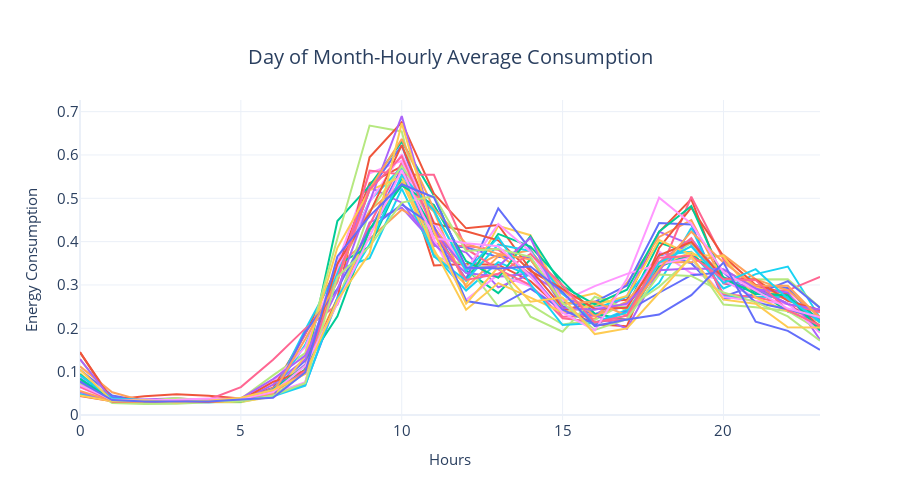

The code cell stored with this chart in its notebook:
### Code cell
fig = px.line(plot_df[["energy_consumption", "hour", "day"]], y="energy_consumption", x="hour",color="day", title="Day of Month-Hourly Average Consumption")
fig = format_plot(fig, ylabel="Energy Consumption", xlabel="Hours", legends=None)
fig.update_layout(showlegend=False) 
# plotting_utils.make_lines_greyscale(fig)
# fig.write_image("imgs/chapter_3/seasonal_plot_hourly.png")
fig.show()

### Figure 1 — Plotly figure (JSON) as saved in the notebook; plotly's stock layout.template omitted (floating-point values rounded to 4 significant figures)
{"data": [{"hovertemplate": "day=1<br>hour=%{x}<br>energy_consumption=%{y}<extra></extra>", "legendgroup": "1", "line": {"color": "#636efa", "dash": "solid"}, "marker": {"symbol": "circle"}, "mode": "lines", "name": "1", "orientation": "v", "showlegend": true, "type": "scatter", "x": [0, 1, 2, 3, 4, 5, 6, 7, 8, 9, 10, 11, 12, 13, 14, 15, 16, 17, 18, 19, 20, 21, 22, 23], "xaxis": "x", "y": [0.1043, 0.04496, 0.03158, 0.03138, 0.03062, 0.03112, 0.04633, 0.0689, 0.2651, 0.4238, 0.5707, 0.3902, 0.3871, 0.3642, 0.3638, 0.2507, 0.2329, 0.2516, 0.3735, 0.3501, 0.273, 0.299, 0.293, 0.213], "yaxis": "y"}, {"hovertemplate": "day=2<br>hour=%{x}<br>energy_consumption=%{y}<extra></extra>", "legendgroup": "2", "line": {"color": "#EF553B", "dash": "solid"}, "marker": {"symbol": "circle"}, "mode": "lines", "name": "2", "orientation": "v", "showlegend": true, "type": "scatter", "x": [0, 1, 2, 3, 4, 5, 6, 7, 8, 9, 10, 11, 12, 13, 14, 15, 16, 17, 18, 19, 20, 21, 22, 23], "xaxis": "x", "y": [0.1443, 0.03523, 0.04313, 0.04785, 0.044, 0.0376, 0.06279, 0.1862, 0.3427, 0.5348, 0.5736, 0.345, 0.3486, 0.3468, 0.3089, 0.2415, 0.2603, 0.2657, 0.4221, 0.4982, 0.3037, 0.2897, 0.2571, 0.2058], "yaxis": "y"}, {"hovertemplate": "day=3<br>hour=%{x}<br>energy_consumption=%{y}<extra></extra>", "legendgroup": "3", "line": {"color": "#00cc96", "dash": "solid"}, "marker": {"symbol": "circle"}, "mode": "lines", "name": "3", "orientation": "v", "showlegend": true, "type": "scatter", "x": [0, 1, 2, 3, 4, 5, 6, 7, 8, 9, 10, 11, 12, 13, 14, 15, 16, 17, 18, 19, 20, 21, 22, 23], "xaxis": "x", "y": [0.08308, 0.03377, 0.03421, 0.03212, 0.03052, 0.03329, 0.05165, 0.1054, 0.4476, 0.5294, 0.6307, 0.5066, 0.333, 0.281, 0.3591, 0.2602, 0.2522, 0.2498, 0.3976, 0.3722, 0.3112, 0.2899, 0.2385, 0.2164], "yaxis": "y"}, {"hovertemplate": "day=4<br>hour=%{x}<br>energy_consumption=%{y}<extra></extra>", "legendgroup": "4", "line": {"color": "#ab63fa", "dash": "solid"}, "marker": {"symbol": "circle"}, "mode": "lines", "name": "4", "orientation": "v", "showlegend": true, "type": "scatter", "x": [0, 1, 2, 3, 4, 5, 6, 7, 8, 9, 10, 11, 12, 13, 14, 15, 16, 17, 18, 19, 20, 21, 22, 23], "xaxis": "x", "y": [0.06917, 0.03238, 0.03262, 0.03113, 0.03148, 0.02979, 0.05723, 0.1164, 0.2592, 0.4443, 0.4783, 0.3967, 0.3754, 0.2944, 0.3247, 0.2794, 0.2309, 0.2744, 0.4229, 0.3924, 0.3044, 0.293, 0.2569, 0.1967], "yaxis": "y"}, {"hovertemplate": "day=5<br>hour=%{x}<br>energy_consumption=%{y}<extra></extra>", "legendgroup": "5", "line": {"color": "#FFA15A", "dash": "solid"}, "marker": {"symbol": "circle"}, "mode": "lines", "name": "5", "orientation": "v", "showlegend": true, "type": "scatter", "x": [0, 1, 2, 3, 4, 5, 6, 7, 8, 9, 10, 11, 12, 13, 14, 15, 16, 17, 18, 19, 20, 21, 22, 23], "xaxis": "x", "y": [0.07965, 0.03327, 0.03194, 0.03533, 0.03242, 0.03354, 0.04856, 0.07398, 0.3443, 0.4063, 0.4736, 0.4334, 0.3334, 0.3698, 0.32, 0.2425, 0.2217, 0.3044, 0.4109, 0.4499, 0.3072, 0.2892, 0.2666, 0.2394], "yaxis": "y"}, {"hovertemplate": "day=6<br>hour=%{x}<br>energy_consumption=%{y}<extra></extra>", "legendgroup": "6", "line": {"color": "#19d3f3", "dash": "solid"}, "marker": {"symbol": "circle"}, "mode": "lines", "name": "6", "orientation": "v", "showlegend": true, "type": "scatter", "x": [0, 1, 2, 3, 4, 5, 6, 7, 8, 9, 10, 11, 12, 13, 14, 15, 16, 17, 18, 19, 20, 21, 22, 23], "xaxis": "x", "y": [0.04804, 0.03423, 0.031, 0.03127, 0.02971, 0.03352, 0.04912, 0.1969, 0.3349, 0.3618, 0.5224, 0.3697, 0.2872, 0.3526, 0.321, 0.2403, 0.2447, 0.2732, 0.3687, 0.3764, 0.2919, 0.3249, 0.3423, 0.2242], "yaxis": "y"}, {"hovertemplate": "day=7<br>hour=%{x}<br>energy_consumption=%{y}<extra></extra>", "legendgroup": "7", "line": {"color": "#FF6692", "dash": "solid"}, "marker": {"symbol": "circle"}, "mode": "lines", "name": "7", "orientation": "v", "showlegend": true, "type": "scatter", "x": [0, 1, 2, 3, 4, 5, 6, 7, 8, 9, 10, 11, 12, 13, 14, 15, 16, 17, 18, 19, 20, 21, 22, 23], "xaxis": "x", "y": [0.08844, 0.03123, 0.03229, 0.0315, 0.03569, 0.06419, 0.1272, 0.1991, 0.2546, 0.439, 0.5826, 0.3932, 0.3896, 0.3814, 0.3247, 0.2264, 0.2286, 0.2563, 0.3266, 0.5036, 0.3587, 0.2858, 0.2875, 0.3187], "yaxis": "y"}, {"hovertemplate": "day=8<br>hour=%{x}<br>energy_consumption=%{y}<extra></extra>", "legendgroup": "8", "line": {"color": "#B6E880", "dash": "solid"}, "marker": {"symbol": "circle"}, "mode": "lines", "name": "8", "orientation": "v", "showlegend": true, "type": "scatter", "x": [0, 1, 2, 3, 4, 5, 6, 7, 8, 9, 10, 11, 12, 13, 14, 15, 16, 17, 18, 19, 20, 21, 22, 23], "xaxis": "x", "y": [0.1287, 0.03348, 0.03208, 0.02977, 0.03192, 0.03706, 0.09119, 0.1427, 0.4073, 0.6679, 0.6543, 0.3651, 0.3471, 0.2501, 0.254, 0.2087, 0.2191, 0.2611, 0.3483, 0.3971, 0.3125, 0.3122, 0.3132, 0.248], "yaxis": "y"}, {"hovertemplate": "day=9<br>hour=%{x}<br>energy_consumption=%{y}<extra></extra>", "legendgroup": "9", "line": {"color": "#FF97FF", "dash": "solid"}, "marker": {"symbol": "circle"}, "mode": "lines", "name": "9", "orientation": "v", "showlegend": true, "type": "scatter", "x": [0, 1, 2, 3, 4, 5, 6, 7, 8, 9, 10, 11, 12, 13, 14, 15, 16, 17, 18, 19, 20, 21, 22, 23], "xaxis": "x", "y": [0.08629, 0.034, 0.03538, 0.03302, 0.03167, 0.03785, 0.04937, 0.07569, 0.3491, 0.5579, 0.5867, 0.4049, 0.2656, 0.3242, 0.297, 0.2387, 0.2474, 0.2522, 0.3773, 0.3269, 0.3113, 0.2701, 0.2851, 0.2], "yaxis": "y"}, {"hovertemplate": "day=10<br>hour=%{x}<br>energy_consumption=%{y}<extra></extra>", "legendgroup": "10", "line": {"color": "#FECB52", "dash": "solid"}, "marker": {"symbol": "circle"}, "mode": "lines", "name": "10", "orientation": "v", "showlegend": true, "type": "scatter", "x": [0, 1, 2, 3, 4, 5, 6, 7, 8, 9, 10, 11, 12, 13, 14, 15, 16, 17, 18, 19, 20, 21, 22, 23], "xaxis": "x", "y": [0.09638, 0.03277, 0.03042, 0.02917, 0.03221, 0.03215, 0.06119, 0.1134, 0.2697, 0.4253, 0.5383, 0.3755, 0.2996, 0.4363, 0.4149, 0.2635, 0.2807, 0.2402, 0.3457, 0.3753, 0.335, 0.2963, 0.2716, 0.212], "yaxis": "y"}, {"hovertemplate": "day=11<br>hour=%{x}<br>energy_consumption=%{y}<extra></extra>", "legendgroup": "11", "line": {"color": "#636efa", "dash": "solid"}, "marker": {"symbol": "circle"}, "mode": "lines", "name": "11", "orientation": "v", "showlegend": true, "type": "scatter", "x": [0, 1, 2, 3, 4, 5, 6, 7, 8, 9, 10, 11, 12, 13, 14, 15, 16, 17, 18, 19, 20, 21, 22, 23], "xaxis": "x", "y": [0.0645, 0.03506, 0.03306, 0.03085, 0.03433, 0.03452, 0.05985, 0.1253, 0.3164, 0.5189, 0.622, 0.4188, 0.314, 0.4767, 0.3822, 0.2564, 0.261, 0.2989, 0.4428, 0.4398, 0.2672, 0.278, 0.3088, 0.247], "yaxis": "y"}, {"hovertemplate": "day=12<br>hour=%{x}<br>energy_consumption=%{y}<extra></extra>", "legendgroup": "12", "line": {"color": "#EF553B", "dash": "solid"}, "marker": {"symbol": "circle"}, "mode": "lines", "name": "12", "orientation": "v", "showlegend": true, "type": "scatter", "x": [0, 1, 2, 3, 4, 5, 6, 7, 8, 9, 10, 11, 12, 13, 14, 15, 16, 17, 18, 19, 20, 21, 22, 23], "xaxis": "x", "y": [0.04363, 0.03158, 0.03165, 0.03187, 0.03154, 0.0381, 0.05438, 0.09671, 0.2698, 0.5948, 0.6757, 0.5109, 0.4307, 0.4384, 0.3357, 0.2482, 0.2091, 0.2047, 0.3854, 0.4783, 0.3661, 0.2999, 0.2785, 0.2006], "yaxis": "y"}, {"hovertemplate": "day=13<br>hour=%{x}<br>energy_consumption=%{y}<extra></extra>", "legendgroup": "13", "line": {"color": "#00cc96", "dash": "solid"}, "marker": {"symbol": "circle"}, "mode": "lines", "name": "13", "orientation": "v", "showlegend": true, "type": "scatter", "x": [0, 1, 2, 3, 4, 5, 6, 7, 8, 9, 10, 11, 12, 13, 14, 15, 16, 17, 18, 19, 20, 21, 22, 23], "xaxis": "x", "y": [0.09369, 0.03283, 0.03004, 0.03263, 0.03229, 0.03637, 0.05181, 0.1028, 0.3466, 0.3884, 0.5468, 0.4285, 0.3104, 0.4178, 0.3886, 0.3087, 0.2336, 0.2197, 0.3425, 0.3692, 0.318, 0.2836, 0.2742, 0.2204], "yaxis": "y"}, {"hovertemplate": "day=14<br>hour=%{x}<br>energy_consumption=%{y}<extra></extra>", "legendgroup": "14", "line": {"color": "#ab63fa", "dash": "solid"}, "marker": {"symbol": "circle"}, "mode": "lines", "name": "14", "orientation": "v", "showlegend": true, "type": "scatter", "x": [0, 1, 2, 3, 4, 5, 6, 7, 8, 9, 10, 11, 12, 13, 14, 15, 16, 17, 18, 19, 20, 21, 22, 23], "xaxis": "x", "y": [0.05323, 0.03104, 0.03117, 0.03104, 0.02985, 0.03187, 0.06996, 0.1282, 0.3322, 0.5259, 0.4898, 0.3943, 0.3277, 0.3191, 0.3271, 0.2357, 0.2303, 0.1992, 0.3349, 0.4065, 0.3126, 0.2903, 0.2826, 0.1733], "yaxis": "y"}, {"hovertemplate": "day=15<br>hour=%{x}<br>energy_consumption=%{y}<extra></extra>", "legendgroup": "15", "line": {"color": "#FFA15A", "dash": "solid"}, "marker": {"symbol": "circle"}, "mode": "lines", "name": "15", "orientation": "v", "showlegend": true, "type": "scatter", "x": [0, 1, 2, 3, 4, 5, 6, 7, 8, 9, 10, 11, 12, 13, 14, 15, 16, 17, 18, 19, 20, 21, 22, 23], "xaxis": "x", "y": [0.112, 0.05219, 0.03181, 0.0311, 0.03196, 0.03723, 0.05167, 0.09883, 0.3337, 0.4717, 0.5348, 0.4695, 0.294, 0.366, 0.38, 0.289, 0.2281, 0.2616, 0.3528, 0.3524, 0.3695, 0.3127, 0.2877, 0.2261], "yaxis": "y"}, {"hovertemplate": "day=16<br>hour=%{x}<br>energy_consumption=%{y}<extra></extra>", "legendgroup": "16", "line": {"color": "#19d3f3", "dash": "solid"}, "marker": {"symbol": "circle"}, "mode": "lines", "name": "16", "orientation": "v", "showlegend": true, "type": "scatter", "x": [0, 1, 2, 3, 4, 5, 6, 7, 8, 9, 10, 11, 12, 13, 14, 15, 16, 17, 18, 19, 20, 21, 22, 23], "xaxis": "x", "y": [0.08465, 0.0319, 0.03171, 0.03025, 0.02877, 0.03421, 0.05367, 0.1615, 0.3296, 0.4943, 0.5718, 0.3659, 0.3102, 0.393, 0.3784, 0.28, 0.2125, 0.2429, 0.3047, 0.4317, 0.2745, 0.2722, 0.2734, 0.2134], "yaxis": "y"}, {"hovertemplate": "day=17<br>hour=%{x}<br>energy_consumption=%{y}<extra></extra>", "legendgroup": "17", "line": {"color": "#FF6692", "dash": "solid"}, "marker": {"symbol": "circle"}, "mode": "lines", "name": "17", "orientation": "v", "showlegend": true, "type": "scatter", "x": [0, 1, 2, 3, 4, 5, 6, 7, 8, 9, 10, 11, 12, 13, 14, 15, 16, 17, 18, 19, 20, 21, 22, 23], "xaxis": "x", "y": [0.07454, 0.03156, 0.03146, 0.0309, 0.03, 0.0339, 0.04848, 0.1873, 0.3067, 0.5639, 0.5549, 0.5544, 0.3836, 0.3361, 0.2996, 0.2231, 0.2146, 0.2212, 0.3526, 0.4079, 0.2791, 0.2714, 0.2561, 0.237], "yaxis": "y"}, {"hovertemplate": "day=18<br>hour=%{x}<br>energy_consumption=%{y}<extra></extra>", "legendgroup": "18", "line": {"color": "#B6E880", "dash": "solid"}, "marker": {"symbol": "circle"}, "mode": "lines", "name": "18", "orientation": "v", "showlegend": true, "type": "scatter", "x": [0, 1, 2, 3, 4, 5, 6, 7, 8, 9, 10, 11, 12, 13, 14, 15, 16, 17, 18, 19, 20, 21, 22, 23], "xaxis": "x", "y": [0.07342, 0.02744, 0.02517, 0.02554, 0.02898, 0.02946, 0.04453, 0.09624, 0.2588, 0.4691, 0.574, 0.4708, 0.3398, 0.3432, 0.2268, 0.192, 0.2727, 0.2457, 0.2957, 0.363, 0.2548, 0.2487, 0.24, 0.1945], "yaxis": "y"}, {"hovertemplate": "day=19<br>hour=%{x}<br>energy_consumption=%{y}<extra></extra>", "legendgroup": "19", "line": {"color": "#FF97FF", "dash": "solid"}, "marker": {"symbol": "circle"}, "mode": "lines", "name": "19", "orientation": "v", "showlegend": true, "type": "scatter", "x": [0, 1, 2, 3, 4, 5, 6, 7, 8, 9, 10, 11, 12, 13, 14, 15, 16, 17, 18, 19, 20, 21, 22, 23], "xaxis": "x", "y": [0.06431, 0.03179, 0.03035, 0.03125, 0.02946, 0.03694, 0.07658, 0.1566, 0.339, 0.4908, 0.6016, 0.4455, 0.3347, 0.4408, 0.3766, 0.2629, 0.2973, 0.3256, 0.3474, 0.3632, 0.272, 0.2627, 0.2574, 0.1894], "yaxis": "y"}, {"hovertemplate": "day=20<br>hour=%{x}<br>energy_consumption=%{y}<extra></extra>", "legendgroup": "20", "line": {"color": "#FECB52", "dash": "solid"}, "marker": {"symbol": "circle"}, "mode": "lines", "name": "20", "orientation": "v", "showlegend": true, "type": "scatter", "x": [0, 1, 2, 3, 4, 5, 6, 7, 8, 9, 10, 11, 12, 13, 14, 15, 16, 17, 18, 19, 20, 21, 22, 23], "xaxis": "x", "y": [0.04456, 0.03154, 0.02977, 0.03465, 0.03054, 0.0301, 0.042, 0.1364, 0.3857, 0.5185, 0.5495, 0.3826, 0.2429, 0.3042, 0.2707, 0.2367, 0.2529, 0.2745, 0.4034, 0.3697, 0.3662, 0.2703, 0.2392, 0.227], "yaxis": "y"}, {"hovertemplate": "day=21<br>hour=%{x}<br>energy_consumption=%{y}<extra></extra>", "legendgroup": "21", "line": {"color": "#636efa", "dash": "solid"}, "marker": {"symbol": "circle"}, "mode": "lines", "name": "21", "orientation": "v", "showlegend": true, "type": "scatter", "x": [0, 1, 2, 3, 4, 5, 6, 7, 8, 9, 10, 11, 12, 13, 14, 15, 16, 17, 18, 19, 20, 21, 22, 23], "xaxis": "x", "y": [0.07754, 0.0414, 0.03146, 0.03033, 0.03163, 0.03385, 0.04185, 0.1912, 0.2909, 0.4291, 0.4857, 0.4359, 0.2629, 0.2507, 0.2912, 0.2432, 0.2087, 0.2395, 0.282, 0.3224, 0.329, 0.2594, 0.2438, 0.2225], "yaxis": "y"}, {"hovertemplate": "day=22<br>hour=%{x}<br>energy_consumption=%{y}<extra></extra>", "legendgroup": "22", "line": {"color": "#EF553B", "dash": "solid"}, "marker": {"symbol": "circle"}, "mode": "lines", "name": "22", "orientation": "v", "showlegend": true, "type": "scatter", "x": [0, 1, 2, 3, 4, 5, 6, 7, 8, 9, 10, 11, 12, 13, 14, 15, 16, 17, 18, 19, 20, 21, 22, 23], "xaxis": "x", "y": [0.1449, 0.03079, 0.03123, 0.03094, 0.0306, 0.03396, 0.0764, 0.1018, 0.3493, 0.4652, 0.6228, 0.4421, 0.4237, 0.403, 0.3325, 0.2911, 0.2445, 0.2472, 0.3682, 0.3992, 0.3148, 0.3123, 0.263, 0.2421], "yaxis": "y"}, {"hovertemplate": "day=23<br>hour=%{x}<br>energy_consumption=%{y}<extra></extra>", "legendgroup": "23", "line": {"color": "#00cc96", "dash": "solid"}, "marker": {"symbol": "circle"}, "mode": "lines", "name": "23", "orientation": "v", "showlegend": true, "type": "scatter", "x": [0, 1, 2, 3, 4, 5, 6, 7, 8, 9, 10, 11, 12, 13, 14, 15, 16, 17, 18, 19, 20, 21, 22, 23], "xaxis": "x", "y": [0.0831, 0.0341, 0.0344, 0.03346, 0.03456, 0.03115, 0.05771, 0.1136, 0.2277, 0.4284, 0.5291, 0.4848, 0.3547, 0.3165, 0.4123, 0.2971, 0.2551, 0.2888, 0.4233, 0.4818, 0.3156, 0.2793, 0.2764, 0.1948], "yaxis": "y"}, {"hovertemplate": "day=24<br>hour=%{x}<br>energy_consumption=%{y}<extra></extra>", "legendgroup": "24", "line": {"color": "#ab63fa", "dash": "solid"}, "marker": {"symbol": "circle"}, "mode": "lines", "name": "24", "orientation": "v", "showlegend": true, "type": "scatter", "x": [0, 1, 2, 3, 4, 5, 6, 7, 8, 9, 10, 11, 12, 13, 14, 15, 16, 17, 18, 19, 20, 21, 22, 23], "xaxis": "x", "y": [0.1285, 0.0344, 0.03563, 0.03825, 0.03279, 0.03821, 0.08269, 0.137, 0.2881, 0.4921, 0.69, 0.4253, 0.3366, 0.3431, 0.4085, 0.247, 0.2425, 0.2568, 0.3337, 0.338, 0.3362, 0.2921, 0.2554, 0.2435], "yaxis": "y"}, {"hovertemplate": "day=25<br>hour=%{x}<br>energy_consumption=%{y}<extra></extra>", "legendgroup": "25", "line": {"color": "#FFA15A", "dash": "solid"}, "marker": {"symbol": "circle"}, "mode": "lines", "name": "25", "orientation": "v", "showlegend": true, "type": "scatter", "x": [0, 1, 2, 3, 4, 5, 6, 7, 8, 9, 10, 11, 12, 13, 14, 15, 16, 17, 18, 19, 20, 21, 22, 23], "xaxis": "x", "y": [0.05519, 0.03242, 0.03275, 0.03335, 0.03267, 0.0364, 0.04977, 0.1747, 0.3094, 0.5209, 0.6368, 0.4756, 0.3954, 0.3718, 0.359, 0.2565, 0.2617, 0.2291, 0.3367, 0.4228, 0.3516, 0.2982, 0.2979, 0.2232], "yaxis": "y"}, {"hovertemplate": "day=26<br>hour=%{x}<br>energy_consumption=%{y}<extra></extra>", "legendgroup": "26", "line": {"color": "#19d3f3", "dash": "solid"}, "marker": {"symbol": "circle"}, "mode": "lines", "name": "26", "orientation": "v", "showlegend": true, "type": "scatter", "x": [0, 1, 2, 3, 4, 5, 6, 7, 8, 9, 10, 11, 12, 13, 14, 15, 16, 17, 18, 19, 20, 21, 22, 23], "xaxis": "x", "y": [0.09127, 0.038, 0.03433, 0.03181, 0.0334, 0.03538, 0.04308, 0.06748, 0.2699, 0.394, 0.5529, 0.472, 0.3319, 0.4102, 0.3012, 0.2073, 0.2123, 0.2367, 0.3513, 0.3891, 0.3049, 0.3363, 0.2681, 0.217], "yaxis": "y"}, {"hovertemplate": "day=27<br>hour=%{x}<br>energy_consumption=%{y}<extra></extra>", "legendgroup": "27", "line": {"color": "#FF6692", "dash": "solid"}, "marker": {"symbol": "circle"}, "mode": "lines", "name": "27", "orientation": "v", "showlegend": true, "type": "scatter", "x": [0, 1, 2, 3, 4, 5, 6, 7, 8, 9, 10, 11, 12, 13, 14, 15, 16, 17, 18, 19, 20, 21, 22, 23], "xaxis": "x", "y": [0.06525, 0.03308, 0.03237, 0.03333, 0.03592, 0.03429, 0.05367, 0.1009, 0.3145, 0.5202, 0.5967, 0.4243, 0.3117, 0.3258, 0.3716, 0.2994, 0.2131, 0.2294, 0.3627, 0.3671, 0.3135, 0.3111, 0.2412, 0.2061], "yaxis": "y"}, {"hovertemplate": "day=28<br>hour=%{x}<br>energy_consumption=%{y}<extra></extra>", "legendgroup": "28", "line": {"color": "#B6E880", "dash": "solid"}, "marker": {"symbol": "circle"}, "mode": "lines", "name": "28", "orientation": "v", "showlegend": true, "type": "scatter", "x": [0, 1, 2, 3, 4, 5, 6, 7, 8, 9, 10, 11, 12, 13, 14, 15, 16, 17, 18, 19, 20, 21, 22, 23], "xaxis": "x", "y": [0.07408, 0.03268, 0.0321, 0.03896, 0.03278, 0.03138, 0.04486, 0.07304, 0.3183, 0.389, 0.49, 0.5055, 0.3782, 0.3829, 0.365, 0.2586, 0.1962, 0.221, 0.3239, 0.3209, 0.2824, 0.2603, 0.2274, 0.1712], "yaxis": "y"}, {"hovertemplate": "day=29<br>hour=%{x}<br>energy_consumption=%{y}<extra></extra>", "legendgroup": "29", "line": {"color": "#FF97FF", "dash": "solid"}, "marker": {"symbol": "circle"}, "mode": "lines", "name": "29", "orientation": "v", "showlegend": true, "type": "scatter", "x": [0, 1, 2, 3, 4, 5, 6, 7, 8, 9, 10, 11, 12, 13, 14, 15, 16, 17, 18, 19, 20, 21, 22, 23], "xaxis": "x", "y": [0.06894, 0.03479, 0.034, 0.03481, 0.03758, 0.03685, 0.05285, 0.1131, 0.2574, 0.4131, 0.5654, 0.4082, 0.3964, 0.3895, 0.3204, 0.2361, 0.1948, 0.3141, 0.5014, 0.4414, 0.3294, 0.287, 0.2455, 0.2254], "yaxis": "y"}, {"hovertemplate": "day=30<br>hour=%{x}<br>energy_consumption=%{y}<extra></extra>", "legendgroup": "30", "line": {"color": "#FECB52", "dash": "solid"}, "marker": {"symbol": "circle"}, "mode": "lines", "name": "30", "orientation": "v", "showlegend": true, "type": "scatter", "x": [0, 1, 2, 3, 4, 5, 6, 7, 8, 9, 10, 11, 12, 13, 14, 15, 16, 17, 18, 19, 20, 21, 22, 23], "xaxis": "x", "y": [0.1046, 0.03241, 0.03396, 0.0287, 0.03243, 0.03954, 0.05763, 0.09411, 0.265, 0.3731, 0.6734, 0.4217, 0.2567, 0.3413, 0.2611, 0.2707, 0.1866, 0.1996, 0.2819, 0.3658, 0.2661, 0.2567, 0.2021, 0.2015], "yaxis": "y"}, {"hovertemplate": "day=31<br>hour=%{x}<br>energy_consumption=%{y}<extra></extra>", "legendgroup": "31", "line": {"color": "#636efa", "dash": "solid"}, "marker": {"symbol": "circle"}, "mode": "lines", "name": "31", "orientation": "v", "showlegend": true, "type": "scatter", "x": [0, 1, 2, 3, 4, 5, 6, 7, 8, 9, 10, 11, 12, 13, 14, 15, 16, 17, 18, 19, 20, 21, 22, 23], "xaxis": "x", "y": [0.07613, 0.0344, 0.03097, 0.03177, 0.03113, 0.03527, 0.03967, 0.0978, 0.3657, 0.4588, 0.5324, 0.5022, 0.3402, 0.338, 0.3424, 0.284, 0.2051, 0.22, 0.2317, 0.2766, 0.3515, 0.2151, 0.194, 0.1502], "yaxis": "y"}], "layout": {"autosize": false, "height": 500, "legend": {"font": {"size": 15}, "orientation": "h", "title": {}, "tracegroupgap": 0, "x": 1, "xanchor": "right", "y": 0.98, "yanchor": "bottom"}, "showlegend": false, "title": {"font": {"size": 20}, "text": "Day of Month-Hourly Average Consumption", "x": 0.5, "xanchor": "center", "yanchor": "top"}, "width": 900, "xaxis": {"anchor": "y", "domain": [0, 1], "tickfont": {"size": 15}, "title": {"font": {"size": 15}, "text": "Hours"}}, "yaxis": {"anchor": "x", "domain": [0, 1], "tickfont": {"size": 15}, "title": {"font": {"size": 15}, "text": "Energy Consumption"}}}}
